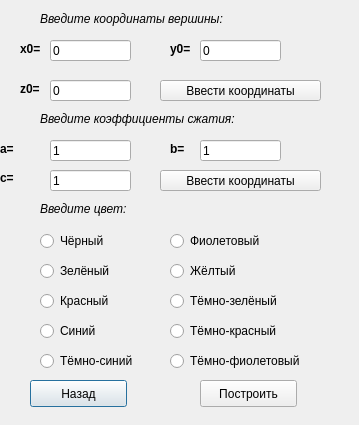
<?xml version="1.0" encoding="UTF-8"?>
<ui version="4.0">
 <class>dannie</class>
 <widget class="QDialog" name="dannie">
  <property name="geometry">
   <rect>
    <x>0</x>
    <y>0</y>
    <width>359</width>
    <height>425</height>
   </rect>
  </property>
  <property name="windowTitle">
   <string> Начальные настройки</string>
  </property>
  <widget class="QPushButton" name="pushButton">
   <property name="geometry">
    <rect>
     <x>30</x>
     <y>380</y>
     <width>97</width>
     <height>27</height>
    </rect>
   </property>
   <property name="text">
    <string>Назад</string>
   </property>
  </widget>
  <widget class="QLabel" name="label">
   <property name="geometry">
    <rect>
     <x>40</x>
     <y>10</y>
     <width>231</width>
     <height>17</height>
    </rect>
   </property>
   <property name="font">
    <font>
     <italic>true</italic>
    </font>
   </property>
   <property name="text">
    <string>Введите координаты вершины:</string>
   </property>
  </widget>
  <widget class="QLabel" name="label_2">
   <property name="geometry">
    <rect>
     <x>20</x>
     <y>40</y>
     <width>31</width>
     <height>17</height>
    </rect>
   </property>
   <property name="font">
    <font>
     <weight>75</weight>
     <bold>true</bold>
    </font>
   </property>
   <property name="text">
    <string>x0=</string>
   </property>
  </widget>
  <widget class="QLabel" name="label_3">
   <property name="geometry">
    <rect>
     <x>170</x>
     <y>40</y>
     <width>31</width>
     <height>17</height>
    </rect>
   </property>
   <property name="font">
    <font>
     <weight>75</weight>
     <bold>true</bold>
    </font>
   </property>
   <property name="text">
    <string>y0=</string>
   </property>
  </widget>
  <widget class="QLabel" name="label_4">
   <property name="geometry">
    <rect>
     <x>20</x>
     <y>80</y>
     <width>31</width>
     <height>17</height>
    </rect>
   </property>
   <property name="font">
    <font>
     <weight>75</weight>
     <bold>true</bold>
    </font>
   </property>
   <property name="text">
    <string>z0=</string>
   </property>
  </widget>
  <widget class="QLabel" name="label_5">
   <property name="geometry">
    <rect>
     <x>40</x>
     <y>110</y>
     <width>241</width>
     <height>17</height>
    </rect>
   </property>
   <property name="font">
    <font>
     <italic>true</italic>
    </font>
   </property>
   <property name="text">
    <string>Введите коэффициенты сжатия:</string>
   </property>
  </widget>
  <widget class="QLabel" name="label_6">
   <property name="geometry">
    <rect>
     <x>170</x>
     <y>140</y>
     <width>31</width>
     <height>17</height>
    </rect>
   </property>
   <property name="font">
    <font>
     <weight>75</weight>
     <bold>true</bold>
    </font>
   </property>
   <property name="text">
    <string>b=</string>
   </property>
  </widget>
  <widget class="QLabel" name="label_7">
   <property name="geometry">
    <rect>
     <x>0</x>
     <y>170</y>
     <width>31</width>
     <height>16</height>
    </rect>
   </property>
   <property name="font">
    <font>
     <weight>75</weight>
     <bold>true</bold>
    </font>
   </property>
   <property name="text">
    <string>c=</string>
   </property>
  </widget>
  <widget class="QLabel" name="label_8">
   <property name="geometry">
    <rect>
     <x>0</x>
     <y>140</y>
     <width>51</width>
     <height>17</height>
    </rect>
   </property>
   <property name="font">
    <font>
     <weight>75</weight>
     <bold>true</bold>
    </font>
   </property>
   <property name="text">
    <string>a=</string>
   </property>
  </widget>
  <widget class="QPushButton" name="pushButton_2">
   <property name="geometry">
    <rect>
     <x>200</x>
     <y>380</y>
     <width>97</width>
     <height>27</height>
    </rect>
   </property>
   <property name="text">
    <string>Построить</string>
   </property>
  </widget>
  <widget class="QLabel" name="label_9">
   <property name="geometry">
    <rect>
     <x>40</x>
     <y>200</y>
     <width>231</width>
     <height>17</height>
    </rect>
   </property>
   <property name="font">
    <font>
     <italic>true</italic>
    </font>
   </property>
   <property name="text">
    <string>Введите цвет:</string>
   </property>
  </widget>
  <widget class="QLineEdit" name="lineEdit">
   <property name="geometry">
    <rect>
     <x>50</x>
     <y>40</y>
     <width>81</width>
     <height>21</height>
    </rect>
   </property>
   <property name="text">
    <string>0</string>
   </property>
  </widget>
  <widget class="QLineEdit" name="lineEdit_2">
   <property name="geometry">
    <rect>
     <x>200</x>
     <y>40</y>
     <width>81</width>
     <height>21</height>
    </rect>
   </property>
   <property name="text">
    <string>0</string>
   </property>
  </widget>
  <widget class="QLineEdit" name="lineEdit_3">
   <property name="geometry">
    <rect>
     <x>50</x>
     <y>80</y>
     <width>81</width>
     <height>21</height>
    </rect>
   </property>
   <property name="text">
    <string>0</string>
   </property>
  </widget>
  <widget class="QLineEdit" name="lineEdit_4">
   <property name="geometry">
    <rect>
     <x>50</x>
     <y>140</y>
     <width>81</width>
     <height>21</height>
    </rect>
   </property>
   <property name="text">
    <string>1</string>
   </property>
  </widget>
  <widget class="QLineEdit" name="lineEdit_5">
   <property name="geometry">
    <rect>
     <x>200</x>
     <y>140</y>
     <width>81</width>
     <height>21</height>
    </rect>
   </property>
   <property name="text">
    <string>1</string>
   </property>
  </widget>
  <widget class="QLineEdit" name="lineEdit_6">
   <property name="geometry">
    <rect>
     <x>50</x>
     <y>170</y>
     <width>81</width>
     <height>21</height>
    </rect>
   </property>
   <property name="text">
    <string>1</string>
   </property>
  </widget>
  <widget class="QPushButton" name="pushButton_3">
   <property name="geometry">
    <rect>
     <x>160</x>
     <y>80</y>
     <width>161</width>
     <height>21</height>
    </rect>
   </property>
   <property name="text">
    <string>Ввести координаты</string>
   </property>
  </widget>
  <widget class="QPushButton" name="pushButton_4">
   <property name="geometry">
    <rect>
     <x>160</x>
     <y>170</y>
     <width>161</width>
     <height>21</height>
    </rect>
   </property>
   <property name="text">
    <string>Ввести координаты</string>
   </property>
  </widget>
  <widget class="QRadioButton" name="radioButton">
   <property name="geometry">
    <rect>
     <x>40</x>
     <y>230</y>
     <width>116</width>
     <height>22</height>
    </rect>
   </property>
   <property name="text">
    <string>Чёрный</string>
   </property>
  </widget>
  <widget class="QRadioButton" name="radioButton_2">
   <property name="geometry">
    <rect>
     <x>170</x>
     <y>290</y>
     <width>151</width>
     <height>22</height>
    </rect>
   </property>
   <property name="text">
    <string>Тёмно-зелёный</string>
   </property>
  </widget>
  <widget class="QRadioButton" name="radioButton_3">
   <property name="geometry">
    <rect>
     <x>40</x>
     <y>290</y>
     <width>116</width>
     <height>22</height>
    </rect>
   </property>
   <property name="text">
    <string>Красный</string>
   </property>
  </widget>
  <widget class="QRadioButton" name="radioButton_4">
   <property name="geometry">
    <rect>
     <x>40</x>
     <y>320</y>
     <width>116</width>
     <height>22</height>
    </rect>
   </property>
   <property name="text">
    <string>Синий</string>
   </property>
  </widget>
  <widget class="QRadioButton" name="radioButton_5">
   <property name="geometry">
    <rect>
     <x>170</x>
     <y>230</y>
     <width>116</width>
     <height>22</height>
    </rect>
   </property>
   <property name="text">
    <string>Фиолетовый</string>
   </property>
  </widget>
  <widget class="QRadioButton" name="radioButton_6">
   <property name="geometry">
    <rect>
     <x>170</x>
     <y>260</y>
     <width>116</width>
     <height>22</height>
    </rect>
   </property>
   <property name="text">
    <string>Жёлтый</string>
   </property>
  </widget>
  <widget class="QRadioButton" name="radioButton_7">
   <property name="geometry">
    <rect>
     <x>40</x>
     <y>260</y>
     <width>116</width>
     <height>22</height>
    </rect>
   </property>
   <property name="text">
    <string>Зелёный</string>
   </property>
  </widget>
  <widget class="QRadioButton" name="radioButton_8">
   <property name="geometry">
    <rect>
     <x>170</x>
     <y>320</y>
     <width>151</width>
     <height>22</height>
    </rect>
   </property>
   <property name="text">
    <string>Тёмно-красный</string>
   </property>
  </widget>
  <widget class="QRadioButton" name="radioButton_9">
   <property name="geometry">
    <rect>
     <x>40</x>
     <y>350</y>
     <width>151</width>
     <height>22</height>
    </rect>
   </property>
   <property name="text">
    <string>Тёмно-синий</string>
   </property>
  </widget>
  <widget class="QRadioButton" name="radioButton_10">
   <property name="geometry">
    <rect>
     <x>170</x>
     <y>350</y>
     <width>171</width>
     <height>22</height>
    </rect>
   </property>
   <property name="text">
    <string>Тёмно-фиолетовый</string>
   </property>
  </widget>
 </widget>
 <resources/>
 <connections/>
</ui>
